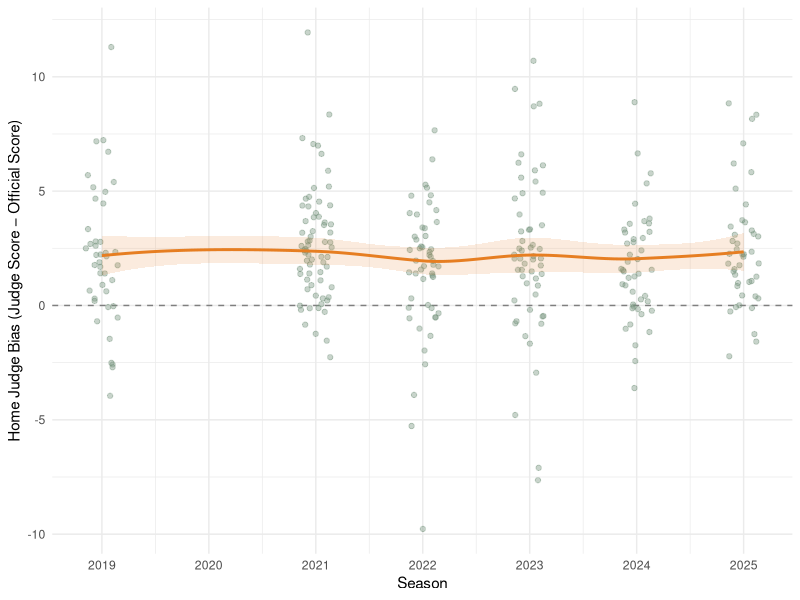
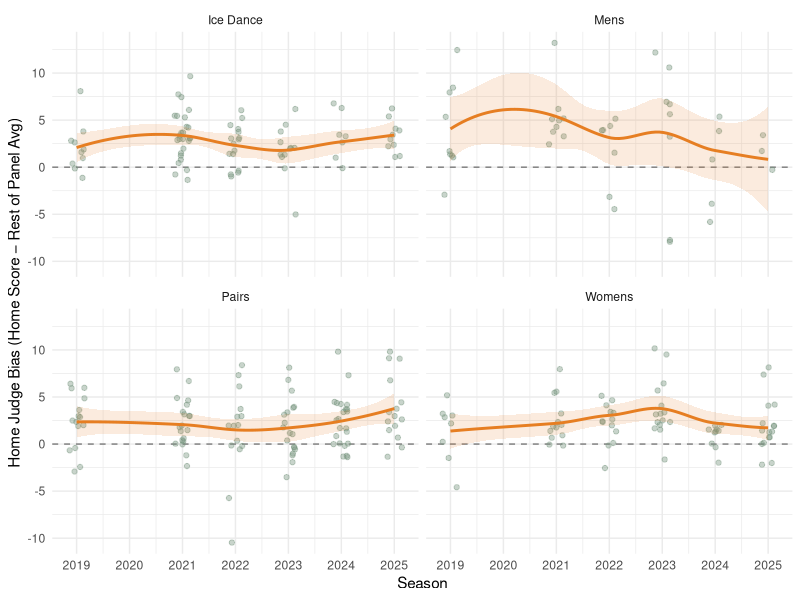
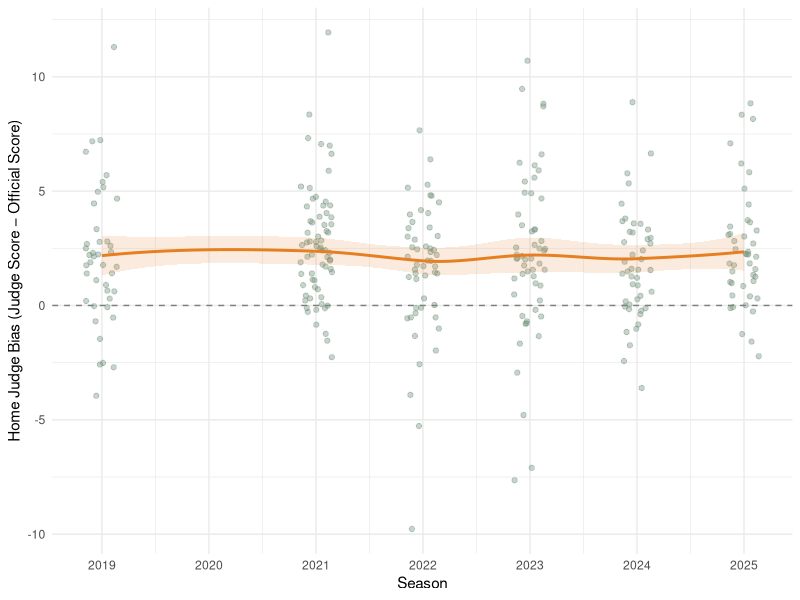
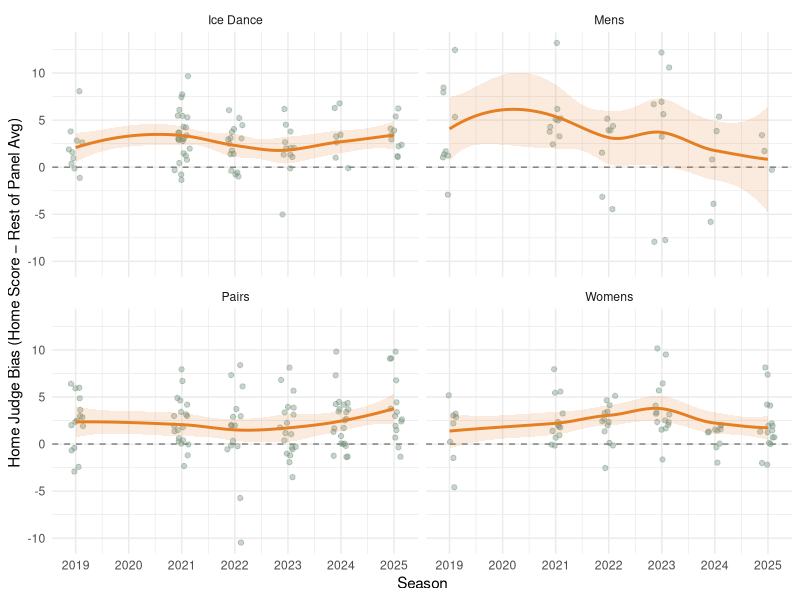

The R source for these figures, in order:
library(tidyverse)
library(ggthemes)

dat <- read_csv("data.csv")

home_bias <- dat |>
  filter(home_judge == TRUE, event_year >= 2019) |>
  mutate(bias = judge_score - official_score)

ggplot(home_bias, aes(x = event_year, y = bias)) +
  geom_hline(yintercept = 0, linetype = "dashed", color = "gray50") +
  geom_jitter(width = 0.15, height = 0, alpha = 0.4, size = 1.5, color = "#76947d") +
  geom_smooth(method = "loess", se = TRUE, color = "#E67E22", fill = "#E67E22", alpha = 0.15) +
  scale_x_continuous(breaks = 2019:2025) +
  labs(x = "Season", y = "Home Judge Bias (Judge Score − Official Score)") +
  theme_minimal()

ggsave("FinalProject_AcrossSeasons.png", height = 6, width = 6, bg = "white")

panel_avg <- dat |>
  filter(home_judge == FALSE, event_year >= 2019) |>
  group_by(skater_name, event_year, segment_discipline, segment_type) |>
  summarise(panel_avg = mean(judge_score, na.rm = TRUE), .groups = "drop")

home_bias_clean <- dat |>
  filter(home_judge == TRUE, event_year >= 2019) |>
  select(skater_name, event_year, segment_discipline, segment_type,
         home_score = judge_score, skater_nation) |>
  left_join(panel_avg, by = c("skater_name", "event_year", "segment_discipline", "segment_type")) |>
  mutate(bias = home_score - panel_avg)

ggplot(home_bias_clean, aes(x = event_year, y = bias)) +
  geom_hline(yintercept = 0, linetype = "dashed", color = "gray50") +
  geom_jitter(width = 0.15, height = 0, alpha = 0.4, size = 1.5, color = "#76947d") +
  geom_smooth(method = "loess", se = TRUE, color = "#E67E22", fill = "#E67E22", alpha = 0.15) +
  scale_x_continuous(breaks = 2019:2025) +
  labs(x = "Season", y = "Home Judge Bias (Home Score − Rest of Panel Avg)") +
  facet_wrap(~ segment_discipline) +
  theme_minimal()

ggsave("FinalProject_AcrossDisciplines.png", height = 6, width = 7, bg = "white")
